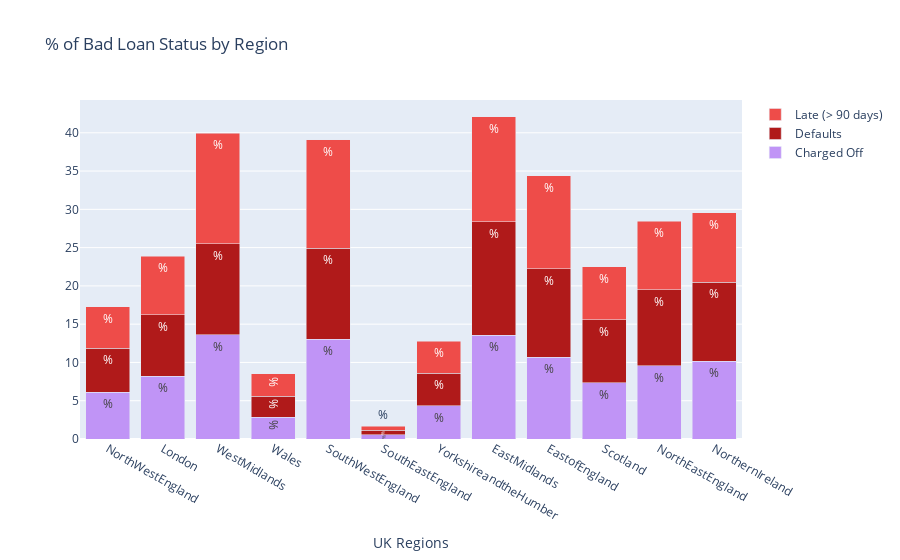

Notebook code cell kept with this figure:
### Code cell
badloans_df = df.loc[df["Is_Good"] == 0]

# loan_status cross
loan_status_cross = pd.crosstab(badloans_df['Region'], badloans_df['loan_status']).apply(lambda x: x/x.sum() * 100)
number_of_loanstatus = pd.crosstab(badloans_df['Region'], badloans_df['loan_status'])


# Round our values
loan_status_cross['Charged Off'] = loan_status_cross['Charged Off'].apply(lambda x: round(x, 2))
loan_status_cross['Default'] = loan_status_cross['Default'].apply(lambda x: round(x, 2))
loan_status_cross['Late (> 90 days)'] = loan_status_cross['Late (> 90 days)'].apply(lambda x: round(x, 2))

number_of_loanstatus['Total'] = number_of_loanstatus.sum(axis=1) 

charged_off = loan_status_cross['Charged Off'].values.tolist()
default = loan_status_cross['Default'].values.tolist()
long_pay = loan_status_cross['Late (> 90 days)'] .values.tolist()



charged = go.Bar(
    x=['NorthWestEngland', 'London', 'WestMidlands', 'Wales',
       'SouthWestEngland', 'SouthEastEngland', 'YorkshireandtheHumber',
       'EastMidlands', 'EastofEngland', 'Scotland', 'NorthEastEngland',
       'NorthernIreland'],
    y= charged_off,
    name='Charged Off',
    marker=dict(
        color='rgb(192, 148, 246)'
    ),
    text = '%'
)

defaults = go.Bar(
    x=['NorthWestEngland', 'London', 'WestMidlands', 'Wales',
       'SouthWestEngland', 'SouthEastEngland', 'YorkshireandtheHumber',
       'EastMidlands', 'EastofEngland', 'Scotland', 'NorthEastEngland',
       'NorthernIreland'],
    y=default,
    name='Defaults',
    marker=dict(
        color='rgb(176, 26, 26)'
    ),
    text = '%'
)

long_pays = go.Bar(
    x=['NorthWestEngland', 'London', 'WestMidlands', 'Wales',
       'SouthWestEngland', 'SouthEastEngland', 'YorkshireandtheHumber',
       'EastMidlands', 'EastofEngland', 'Scotland', 'NorthEastEngland',
       'NorthernIreland'],
    y= long_pay,
    name='Late (> 90 days)',
    marker = dict(
        color = 'rgb(238, 76, 73)'
        ),
    text = '%'
)




data = [charged, defaults,  long_pays]
layout = go.Layout(
    barmode='stack',
    title = '% of Bad Loan Status by Region',
    xaxis=dict(title='UK Regions')
)

fig = go.Figure(data=data, layout=layout)
iplot(fig, filename='stacked-bar')

### Figure 1 — Plotly figure (JSON) as saved in the notebook; plotly's stock layout.template omitted (floating-point values rounded to 4 significant figures)
{"data": [{"marker": {"color": "rgb(192, 148, 246)"}, "name": "Charged Off", "text": "%", "type": "bar", "x": ["NorthWestEngland", "London", "WestMidlands", "Wales", "SouthWestEngland", "SouthEastEngland", "YorkshireandtheHumber", "EastMidlands", "EastofEngland", "Scotland", "NorthEastEngland", "NorthernIreland"], "y": [6.13, 8.21, 13.65, 2.85, 13, 0.55, 4.35, 13.57, 10.65, 7.32, 9.6, 10.13]}, {"marker": {"color": "rgb(176, 26, 26)"}, "name": "Defaults", "text": "%", "type": "bar", "x": ["NorthWestEngland", "London", "WestMidlands", "Wales", "SouthWestEngland", "SouthEastEngland", "YorkshireandtheHumber", "EastMidlands", "EastofEngland", "Scotland", "NorthEastEngland", "NorthernIreland"], "y": [5.74, 8.04, 11.83, 2.76, 11.94, 0.57, 4.25, 14.81, 11.6, 8.27, 9.87, 10.33]}, {"marker": {"color": "rgb(238, 76, 73)"}, "name": "Late (> 90 days)", "text": "%", "type": "bar", "x": ["NorthWestEngland", "London", "WestMidlands", "Wales", "SouthWestEngland", "SouthEastEngland", "YorkshireandtheHumber", "EastMidlands", "EastofEngland", "Scotland", "NorthEastEngland", "NorthernIreland"], "y": [5.39, 7.61, 14.43, 2.94, 14.14, 0.53, 4.14, 13.69, 12.11, 6.93, 9, 9.09]}], "layout": {"barmode": "stack", "title": {"text": "% of Bad Loan Status by Region"}, "xaxis": {"title": {"text": "UK Regions"}}}}
